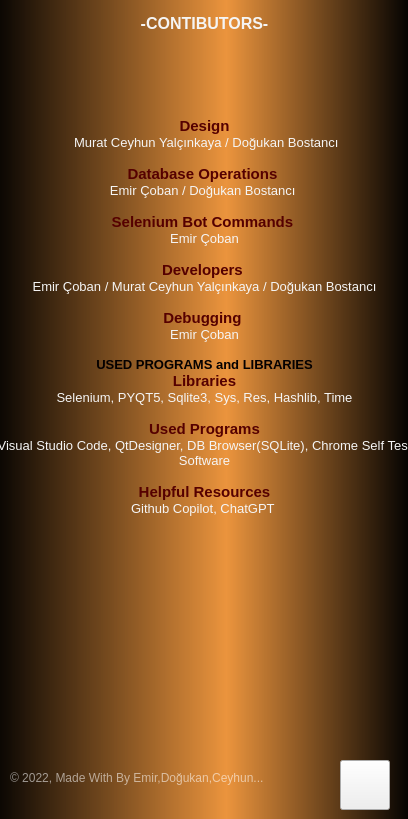
<?xml version="1.0" encoding="UTF-8"?>
<ui version="4.0">
 <class>Form</class>
 <widget class="QWidget" name="Form">
  <property name="geometry">
   <rect>
    <x>0</x>
    <y>0</y>
    <width>408</width>
    <height>819</height>
   </rect>
  </property>
  <property name="windowTitle">
   <string>Form</string>
  </property>
  <property name="styleSheet">
   <string notr="true"/>
  </property>
  <widget class="QWidget" name="widget" native="true">
   <property name="geometry">
    <rect>
     <x>-30</x>
     <y>-30</y>
     <width>450</width>
     <height>900</height>
    </rect>
   </property>
   <property name="maximumSize">
    <size>
     <width>1000</width>
     <height>1000</height>
    </size>
   </property>
   <property name="styleSheet">
    <string notr="true">QPushButton#pushButton{	
	background-color: qlineargradient(spread:pad, x1:0, y1:0.505682, x2:1, y2:0.477, stop:0 rgba(20, 47, 78, 219), stop:1 rgba(85, 98, 112, 226));
	color:rgba(255, 255, 255, 210);
	border-radius:5px;
}
QPushButton#pushButton:hover{	
	background-color: qlineargradient(spread:pad, x1:0, y1:0.505682, x2:1, y2:0.477, stop:0 rgba(40, 67, 98, 219), stop:1 rgba(105, 118, 132, 226));
}
QPushButton#pushButton:pressed{	
	padding-left:5px;
	padding-top:5px;
	background-color:rgba(105, 118, 132, 200);
}

QPushButton#pushButton_2, #pushButton_3, #pushButton_4, #pushButton_5{	
	background-color: rgba(0, 0, 0, 0);
	color:rgba(85, 98, 112, 255);
}
QPushButton#pushButton_2:hover, #pushButton_3:hover, #pushButton_4:hover, #pushButton_5:hover{	
	color:rgba(155, 168, 182, 220);
}
QPushButton#pushButton_2:pressed, #pushButton_3:pressed, #pushButton_4:pressed, #pushButton_5:pressed{	
	padding-left:5px;
	padding-top:5px;
	color:rgba(115, 128, 142, 255);
}</string>
   </property>
   <widget class="QTextBrowser" name="textBrowser">
    <property name="geometry">
     <rect>
      <x>19</x>
      <y>20</y>
      <width>431</width>
      <height>861</height>
     </rect>
    </property>
    <property name="styleSheet">
     <string notr="true">background-color:qlineargradient(spread:pad, x1:0, y1:0, x2:1, y2:0, stop:0 rgba(255, 300, 102, 255), stop:0.55 rgba(235, 148, 61, 255), stop:0.98 rgba(0, 0, 0, 255), stop:1 rgba(100, 0, 0, 100));
color:whitesmoke;
font: 75 9pt &quot;Arial&quot;;</string>
    </property>
    <property name="html">
     <string>&lt;!DOCTYPE HTML PUBLIC &quot;-//W3C//DTD HTML 4.0//EN&quot; &quot;http://www.w3.org/TR/REC-html40/strict.dtd&quot;&gt;
&lt;html&gt;&lt;head&gt;&lt;meta name=&quot;qrichtext&quot; content=&quot;1&quot; /&gt;&lt;style type=&quot;text/css&quot;&gt;
p, li { white-space: pre-wrap; }
&lt;/style&gt;&lt;/head&gt;&lt;body style=&quot; font-family:'Arial'; font-size:9pt; font-weight:72; font-style:normal;&quot;&gt;
&lt;p style=&quot; margin-top:0px; margin-bottom:0px; margin-left:0px; margin-right:0px; -qt-block-indent:0; text-indent:0px;&quot;&gt;&lt;span style=&quot; font-family:'MS Shell Dlg 2'; font-size:12pt; font-weight:600;&quot;&gt;	     &lt;/span&gt;&lt;/p&gt;
&lt;p align=&quot;center&quot; style=&quot; margin-top:0px; margin-bottom:0px; margin-left:0px; margin-right:0px; -qt-block-indent:0; text-indent:0px;&quot;&gt;&lt;span style=&quot; font-family:'MS Shell Dlg 2'; font-size:12pt; font-weight:600;&quot;&gt;-CONTIBUTORS-&lt;/span&gt;&lt;/p&gt;
&lt;p align=&quot;center&quot; style=&quot;-qt-paragraph-type:empty; margin-top:0px; margin-bottom:0px; margin-left:0px; margin-right:0px; -qt-block-indent:0; text-indent:0px; font-family:'MS Shell Dlg 2'; font-size:12pt; font-weight:600;&quot;&gt;&lt;br /&gt;&lt;/p&gt;
&lt;p align=&quot;center&quot; style=&quot;-qt-paragraph-type:empty; margin-top:0px; margin-bottom:0px; margin-left:0px; margin-right:0px; -qt-block-indent:0; text-indent:0px; font-family:'MS Shell Dlg 2'; font-size:12pt; font-weight:600;&quot;&gt;&lt;br /&gt;&lt;/p&gt;
&lt;p align=&quot;center&quot; style=&quot;-qt-paragraph-type:empty; margin-top:0px; margin-bottom:0px; margin-left:0px; margin-right:0px; -qt-block-indent:0; text-indent:0px;&quot;&gt;&lt;br /&gt;&lt;/p&gt;
&lt;p align=&quot;center&quot; style=&quot;-qt-paragraph-type:empty; margin-top:0px; margin-bottom:0px; margin-left:0px; margin-right:0px; -qt-block-indent:0; text-indent:0px;&quot;&gt;&lt;br /&gt;&lt;/p&gt;
&lt;p align=&quot;center&quot; style=&quot;-qt-paragraph-type:empty; margin-top:0px; margin-bottom:0px; margin-left:0px; margin-right:0px; -qt-block-indent:0; text-indent:0px; font-family:'MS Shell Dlg 2'; font-size:11pt; font-weight:600;&quot;&gt;&lt;br /&gt;&lt;/p&gt;
&lt;p align=&quot;center&quot; style=&quot; margin-top:0px; margin-bottom:0px; margin-left:0px; margin-right:0px; -qt-block-indent:0; text-indent:0px;&quot;&gt;&lt;span style=&quot; font-family:'MS Shell Dlg 2'; font-size:11pt; font-weight:600; color:#550000;&quot;&gt;Design&lt;/span&gt;&lt;/p&gt;
&lt;p align=&quot;center&quot; style=&quot; margin-top:0px; margin-bottom:0px; margin-left:0px; margin-right:0px; -qt-block-indent:0; text-indent:0px;&quot;&gt;&lt;span style=&quot; font-family:'MS Shell Dlg 2'; font-size:10pt; font-weight:400;&quot;&gt; Murat Ceyhun Yalçınkaya / Doğukan Bostancı&lt;/span&gt;&lt;/p&gt;
&lt;p align=&quot;center&quot; style=&quot; margin-top:0px; margin-bottom:0px; margin-left:0px; margin-right:0px; -qt-block-indent:0; text-indent:0px;&quot;&gt;&lt;span style=&quot; font-family:'MS Shell Dlg 2'; font-size:10pt; font-weight:400;&quot;&gt; &lt;/span&gt;&lt;/p&gt;
&lt;p align=&quot;center&quot; style=&quot; margin-top:0px; margin-bottom:0px; margin-left:0px; margin-right:0px; -qt-block-indent:0; text-indent:0px;&quot;&gt;&lt;span style=&quot; font-family:'MS Shell Dlg 2'; font-size:11pt; font-weight:600; color:#550000;&quot;&gt;Database Operations&lt;/span&gt;&lt;span style=&quot; font-family:'MS Shell Dlg 2'; font-size:11pt; font-weight:400; color:#550000;&quot;&gt; &lt;/span&gt;&lt;/p&gt;
&lt;p align=&quot;center&quot; style=&quot; margin-top:0px; margin-bottom:0px; margin-left:0px; margin-right:0px; -qt-block-indent:0; text-indent:0px;&quot;&gt;&lt;span style=&quot; font-family:'MS Shell Dlg 2'; font-size:10pt; font-weight:400;&quot;&gt;Emir Çoban / Doğukan Bostancı &lt;/span&gt;&lt;/p&gt;
&lt;p align=&quot;center&quot; style=&quot;-qt-paragraph-type:empty; margin-top:0px; margin-bottom:0px; margin-left:0px; margin-right:0px; -qt-block-indent:0; text-indent:0px; font-family:'MS Shell Dlg 2'; font-size:10pt; font-weight:400;&quot;&gt;&lt;br /&gt;&lt;/p&gt;
&lt;p align=&quot;center&quot; style=&quot; margin-top:0px; margin-bottom:0px; margin-left:0px; margin-right:0px; -qt-block-indent:0; text-indent:0px;&quot;&gt;&lt;span style=&quot; font-family:'MS Shell Dlg 2'; font-size:11pt; font-weight:600; color:#550000;&quot;&gt;Selenium Bot Commands&lt;/span&gt;&lt;span style=&quot; font-family:'MS Shell Dlg 2'; font-size:11pt; font-weight:400; color:#550000;&quot;&gt; &lt;/span&gt;&lt;/p&gt;
&lt;p align=&quot;center&quot; style=&quot; margin-top:0px; margin-bottom:0px; margin-left:0px; margin-right:0px; -qt-block-indent:0; text-indent:0px;&quot;&gt;&lt;span style=&quot; font-family:'MS Shell Dlg 2'; font-size:10pt; font-weight:400;&quot;&gt;Emir Çoban&lt;/span&gt;&lt;/p&gt;
&lt;p align=&quot;center&quot; style=&quot;-qt-paragraph-type:empty; margin-top:0px; margin-bottom:0px; margin-left:0px; margin-right:0px; -qt-block-indent:0; text-indent:0px; font-family:'MS Shell Dlg 2'; font-size:10pt; font-weight:400;&quot;&gt;&lt;br /&gt;&lt;/p&gt;
&lt;p align=&quot;center&quot; style=&quot; margin-top:0px; margin-bottom:0px; margin-left:0px; margin-right:0px; -qt-block-indent:0; text-indent:0px;&quot;&gt;&lt;span style=&quot; font-family:'MS Shell Dlg 2'; font-size:11pt; font-weight:600; color:#550000;&quot;&gt;Developers&lt;/span&gt;&lt;span style=&quot; font-family:'MS Shell Dlg 2'; font-size:11pt; font-weight:400; color:#550000;&quot;&gt; &lt;/span&gt;&lt;/p&gt;
&lt;p align=&quot;center&quot; style=&quot; margin-top:0px; margin-bottom:0px; margin-left:0px; margin-right:0px; -qt-block-indent:0; text-indent:0px;&quot;&gt;&lt;span style=&quot; font-family:'MS Shell Dlg 2'; font-size:10pt; font-weight:400;&quot;&gt;Emir Çoban / Murat Ceyhun Yalçınkaya / Doğukan Bostancı&lt;/span&gt;&lt;/p&gt;
&lt;p align=&quot;center&quot; style=&quot;-qt-paragraph-type:empty; margin-top:0px; margin-bottom:0px; margin-left:0px; margin-right:0px; -qt-block-indent:0; text-indent:0px; font-family:'MS Shell Dlg 2'; font-size:10pt; font-weight:400;&quot;&gt;&lt;br /&gt;&lt;/p&gt;
&lt;p align=&quot;center&quot; style=&quot; margin-top:0px; margin-bottom:0px; margin-left:0px; margin-right:0px; -qt-block-indent:0; text-indent:0px;&quot;&gt;&lt;span style=&quot; font-family:'MS Shell Dlg 2'; font-size:11pt; font-weight:600; color:#550000;&quot;&gt;Debugging&lt;/span&gt;&lt;span style=&quot; font-family:'MS Shell Dlg 2'; font-size:11pt; font-weight:400; color:#550000;&quot;&gt; &lt;/span&gt;&lt;/p&gt;
&lt;p align=&quot;center&quot; style=&quot; margin-top:0px; margin-bottom:0px; margin-left:0px; margin-right:0px; -qt-block-indent:0; text-indent:0px;&quot;&gt;&lt;span style=&quot; font-family:'MS Shell Dlg 2'; font-size:10pt; font-weight:400;&quot;&gt;Emir Çoban&lt;/span&gt;&lt;/p&gt;
&lt;p align=&quot;center&quot; style=&quot;-qt-paragraph-type:empty; margin-top:0px; margin-bottom:0px; margin-left:0px; margin-right:0px; -qt-block-indent:0; text-indent:0px; font-family:'MS Shell Dlg 2'; font-size:10pt; font-weight:400;&quot;&gt;&lt;br /&gt;&lt;/p&gt;
&lt;p align=&quot;center&quot; style=&quot; margin-top:0px; margin-bottom:0px; margin-left:0px; margin-right:0px; -qt-block-indent:0; text-indent:0px;&quot;&gt;&lt;span style=&quot; font-family:'MS Shell Dlg 2'; font-size:10pt; font-weight:600; color:#040000;&quot;&gt;USED PROGRAMS and LIBRARIES&lt;/span&gt;&lt;/p&gt;
&lt;p align=&quot;center&quot; style=&quot; margin-top:0px; margin-bottom:0px; margin-left:0px; margin-right:0px; -qt-block-indent:0; text-indent:0px;&quot;&gt;&lt;span style=&quot; font-family:'MS Shell Dlg 2'; font-size:11pt; font-weight:600; color:#550000;&quot;&gt;Libraries&lt;/span&gt;&lt;/p&gt;
&lt;p align=&quot;center&quot; style=&quot; margin-top:0px; margin-bottom:0px; margin-left:0px; margin-right:0px; -qt-block-indent:0; text-indent:0px;&quot;&gt;&lt;span style=&quot; font-family:'MS Shell Dlg 2'; font-size:10pt; font-weight:400;&quot;&gt;Selenium, PYQT5, Sqlite3, Sys, Res, Hashlib, Time&lt;/span&gt;&lt;/p&gt;
&lt;p align=&quot;center&quot; style=&quot;-qt-paragraph-type:empty; margin-top:0px; margin-bottom:0px; margin-left:0px; margin-right:0px; -qt-block-indent:0; text-indent:0px; font-family:'MS Shell Dlg 2'; font-size:10pt; font-weight:400;&quot;&gt;&lt;br /&gt;&lt;/p&gt;
&lt;p align=&quot;center&quot; style=&quot; margin-top:0px; margin-bottom:0px; margin-left:0px; margin-right:0px; -qt-block-indent:0; text-indent:0px;&quot;&gt;&lt;span style=&quot; font-family:'MS Shell Dlg 2'; font-size:11pt; font-weight:600; color:#550000;&quot;&gt;Used Programs&lt;/span&gt;&lt;/p&gt;
&lt;p align=&quot;center&quot; style=&quot; margin-top:0px; margin-bottom:0px; margin-left:0px; margin-right:0px; -qt-block-indent:0; text-indent:0px;&quot;&gt;&lt;span style=&quot; font-family:'MS Shell Dlg 2'; font-size:10pt; font-weight:400;&quot;&gt;Visual Studio Code, QtDesigner, DB Browser(SQLite), Chrome Self Test Software&lt;/span&gt;&lt;/p&gt;
&lt;p align=&quot;center&quot; style=&quot;-qt-paragraph-type:empty; margin-top:0px; margin-bottom:0px; margin-left:0px; margin-right:0px; -qt-block-indent:0; text-indent:0px; font-family:'MS Shell Dlg 2'; font-size:10pt; font-weight:400;&quot;&gt;&lt;br /&gt;&lt;/p&gt;
&lt;p align=&quot;center&quot; style=&quot; margin-top:0px; margin-bottom:0px; margin-left:0px; margin-right:0px; -qt-block-indent:0; text-indent:0px;&quot;&gt;&lt;span style=&quot; font-family:'MS Shell Dlg 2'; font-size:11pt; font-weight:600; color:#550000;&quot;&gt;Helpful Resources&lt;/span&gt;&lt;/p&gt;
&lt;p align=&quot;center&quot; style=&quot; margin-top:0px; margin-bottom:0px; margin-left:0px; margin-right:0px; -qt-block-indent:0; text-indent:0px;&quot;&gt;&lt;span style=&quot; font-family:'MS Shell Dlg 2'; font-size:10pt;&quot;&gt;Github Copilot, ChatGPT &lt;/span&gt;&lt;/p&gt;
&lt;p align=&quot;center&quot; style=&quot;-qt-paragraph-type:empty; margin-top:0px; margin-bottom:0px; margin-left:0px; margin-right:0px; -qt-block-indent:0; text-indent:0px; font-family:'MS Shell Dlg 2'; font-size:10pt;&quot;&gt;&lt;br /&gt;&lt;/p&gt;
&lt;p align=&quot;center&quot; style=&quot;-qt-paragraph-type:empty; margin-top:0px; margin-bottom:0px; margin-left:0px; margin-right:0px; -qt-block-indent:0; text-indent:0px; font-family:'MS Shell Dlg 2'; font-size:11pt; font-weight:600;&quot;&gt;&lt;br /&gt;&lt;/p&gt;
&lt;p align=&quot;center&quot; style=&quot;-qt-paragraph-type:empty; margin-top:0px; margin-bottom:0px; margin-left:0px; margin-right:0px; -qt-block-indent:0; text-indent:0px; font-family:'MS Shell Dlg 2'; font-size:10pt; font-weight:400;&quot;&gt;&lt;br /&gt;&lt;/p&gt;&lt;/body&gt;&lt;/html&gt;</string>
    </property>
   </widget>
   <widget class="QLabel" name="label_5">
    <property name="geometry">
     <rect>
      <x>40</x>
      <y>780</y>
      <width>280</width>
      <height>55</height>
     </rect>
    </property>
    <property name="font">
     <font>
      <family>Arial</family>
     </font>
    </property>
    <property name="styleSheet">
     <string notr="true">color:rgba(255, 255, 255, 140);</string>
    </property>
    <property name="text">
     <string>© 2022, Made With By Emir,Doğukan,Ceyhun...</string>
    </property>
   </widget>
   <widget class="QPushButton" name="btn_geri">
    <property name="geometry">
     <rect>
      <x>370</x>
      <y>790</y>
      <width>50</width>
      <height>50</height>
     </rect>
    </property>
    <property name="font">
     <font>
      <pointsize>11</pointsize>
      <weight>50</weight>
      <bold>false</bold>
      <underline>false</underline>
     </font>
    </property>
    <property name="cursor">
     <cursorShape>BusyCursor</cursorShape>
    </property>
    <property name="styleSheet">
     <string notr="true">border-image:url(:/images/Images/Icon/geri.png)</string>
    </property>
    <property name="text">
     <string/>
    </property>
   </widget>
  </widget>
 </widget>
 <resources>
  <include location="res.qrc"/>
 </resources>
 <connections/>
</ui>
